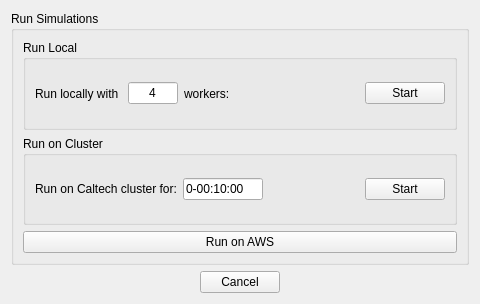
<?xml version="1.0" encoding="UTF-8"?>
<ui version="4.0">
 <class>run_simulation</class>
 <widget class="QWidget" name="run_simulation">
  <property name="geometry">
   <rect>
    <x>0</x>
    <y>0</y>
    <width>480</width>
    <height>304</height>
   </rect>
  </property>
  <property name="sizePolicy">
   <sizepolicy hsizetype="Fixed" vsizetype="Fixed">
    <horstretch>0</horstretch>
    <verstretch>0</verstretch>
   </sizepolicy>
  </property>
  <property name="windowTitle">
   <string>Run Simulations...</string>
  </property>
  <layout class="QVBoxLayout" name="verticalLayout">
   <item>
    <layout class="QVBoxLayout" name="verticalLayout_3" stretch="1,0">
     <item>
      <widget class="QGroupBox" name="groupBox">
       <property name="title">
        <string>Run Simulations</string>
       </property>
       <layout class="QVBoxLayout" name="verticalLayout_2">
        <item>
         <widget class="QGroupBox" name="groupBox_2">
          <property name="title">
           <string>Run Local</string>
          </property>
          <layout class="QHBoxLayout" name="horizontalLayout_2">
           <item>
            <widget class="QLabel" name="label">
             <property name="text">
              <string>Run locally with </string>
             </property>
            </widget>
           </item>
           <item>
            <widget class="QLineEdit" name="input_local_workers">
             <property name="maximumSize">
              <size>
               <width>50</width>
               <height>16777215</height>
              </size>
             </property>
             <property name="text">
              <string>4</string>
             </property>
             <property name="alignment">
              <set>Qt::AlignCenter</set>
             </property>
            </widget>
           </item>
           <item>
            <widget class="QLabel" name="label_2">
             <property name="text">
              <string>workers:</string>
             </property>
            </widget>
           </item>
           <item>
            <spacer name="horizontalSpacer_5">
             <property name="orientation">
              <enum>Qt::Horizontal</enum>
             </property>
             <property name="sizeHint" stdset="0">
              <size>
               <width>40</width>
               <height>20</height>
              </size>
             </property>
            </spacer>
           </item>
           <item>
            <widget class="QPushButton" name="button_run_local">
             <property name="focusPolicy">
              <enum>Qt::NoFocus</enum>
             </property>
             <property name="text">
              <string>Start</string>
             </property>
            </widget>
           </item>
          </layout>
         </widget>
        </item>
        <item>
         <widget class="QGroupBox" name="groupBox_3">
          <property name="title">
           <string>Run on Cluster</string>
          </property>
          <layout class="QHBoxLayout" name="horizontalLayout_3">
           <item>
            <widget class="QLabel" name="label_3">
             <property name="text">
              <string>Run on Caltech cluster for:</string>
             </property>
            </widget>
           </item>
           <item>
            <widget class="QLineEdit" name="input_slurm_time">
             <property name="maximumSize">
              <size>
               <width>80</width>
               <height>16777215</height>
              </size>
             </property>
             <property name="text">
              <string>0-00:10:00</string>
             </property>
            </widget>
           </item>
           <item>
            <spacer name="horizontalSpacer_3">
             <property name="orientation">
              <enum>Qt::Horizontal</enum>
             </property>
             <property name="sizeHint" stdset="0">
              <size>
               <width>15</width>
               <height>20</height>
              </size>
             </property>
            </spacer>
           </item>
           <item>
            <widget class="QPushButton" name="button_run_cluster">
             <property name="focusPolicy">
              <enum>Qt::NoFocus</enum>
             </property>
             <property name="text">
              <string>Start</string>
             </property>
            </widget>
           </item>
          </layout>
         </widget>
        </item>
        <item>
         <widget class="QPushButton" name="button_run_aws">
          <property name="focusPolicy">
           <enum>Qt::NoFocus</enum>
          </property>
          <property name="text">
           <string>Run on AWS</string>
          </property>
         </widget>
        </item>
       </layout>
      </widget>
     </item>
     <item>
      <layout class="QHBoxLayout" name="horizontalLayout">
       <item>
        <spacer name="horizontalSpacer_2">
         <property name="orientation">
          <enum>Qt::Horizontal</enum>
         </property>
         <property name="sizeHint" stdset="0">
          <size>
           <width>40</width>
           <height>20</height>
          </size>
         </property>
        </spacer>
       </item>
       <item>
        <widget class="QPushButton" name="button_cancel">
         <property name="text">
          <string>Cancel</string>
         </property>
        </widget>
       </item>
       <item>
        <spacer name="horizontalSpacer">
         <property name="orientation">
          <enum>Qt::Horizontal</enum>
         </property>
         <property name="sizeHint" stdset="0">
          <size>
           <width>40</width>
           <height>20</height>
          </size>
         </property>
        </spacer>
       </item>
      </layout>
     </item>
    </layout>
   </item>
  </layout>
 </widget>
 <resources/>
 <connections/>
</ui>
